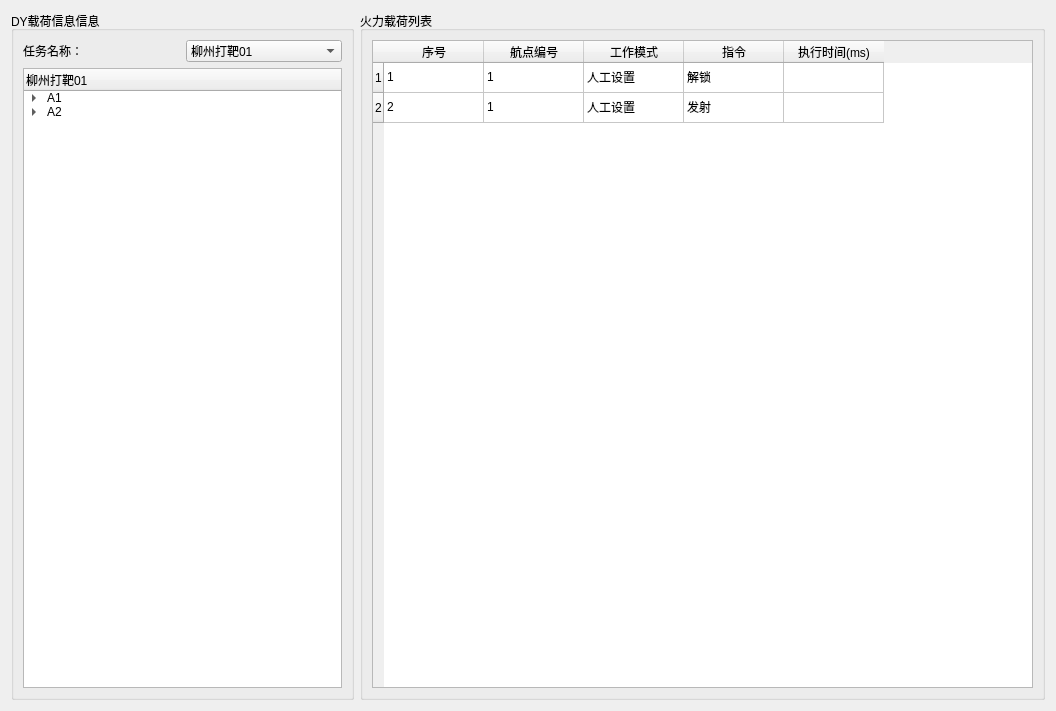
<?xml version="1.0" encoding="UTF-8"?>
<ui version="4.0">
 <class>CDlgFireManage</class>
 <widget class="QWidget" name="CDlgFireManage">
  <property name="geometry">
   <rect>
    <x>0</x>
    <y>0</y>
    <width>1056</width>
    <height>711</height>
   </rect>
  </property>
  <property name="windowTitle">
   <string>Form</string>
  </property>
  <layout class="QHBoxLayout" name="horizontalLayout_3" stretch="1,2">
   <item>
    <widget class="QGroupBox" name="groupBox">
     <property name="title">
      <string>DY载荷信息信息</string>
     </property>
     <layout class="QVBoxLayout" name="verticalLayout">
      <item>
       <layout class="QHBoxLayout" name="horizontalLayout">
        <item>
         <widget class="QLabel" name="label">
          <property name="text">
           <string>任务名称：</string>
          </property>
         </widget>
        </item>
        <item>
         <widget class="QComboBox" name="comboBox">
          <item>
           <property name="text">
            <string>柳州打靶01</string>
           </property>
          </item>
         </widget>
        </item>
       </layout>
      </item>
      <item>
       <widget class="QTreeWidget" name="treeWidget">
        <column>
         <property name="text">
          <string>柳州打靶01</string>
         </property>
        </column>
        <item>
         <property name="text">
          <string>A1</string>
         </property>
         <item>
          <property name="text">
           <string>火箭弹01</string>
          </property>
         </item>
         <item>
          <property name="text">
           <string>火箭弹02</string>
          </property>
         </item>
        </item>
        <item>
         <property name="text">
          <string>A2</string>
         </property>
         <item>
          <property name="text">
           <string>激光弹01</string>
          </property>
         </item>
        </item>
       </widget>
      </item>
     </layout>
    </widget>
   </item>
   <item>
    <widget class="QGroupBox" name="groupBox_2">
     <property name="title">
      <string>火力载荷列表</string>
     </property>
     <layout class="QHBoxLayout" name="horizontalLayout_2">
      <item>
       <widget class="QTableWidget" name="tableWidget">
        <row>
         <property name="text">
          <string>1</string>
         </property>
        </row>
        <row>
         <property name="text">
          <string>2</string>
         </property>
        </row>
        <column>
         <property name="text">
          <string>序号</string>
         </property>
        </column>
        <column>
         <property name="text">
          <string>航点编号</string>
         </property>
        </column>
        <column>
         <property name="text">
          <string>工作模式</string>
         </property>
        </column>
        <column>
         <property name="text">
          <string>指令</string>
         </property>
        </column>
        <column>
         <property name="text">
          <string>执行时间(ms)</string>
         </property>
        </column>
        <item row="0" column="0">
         <property name="text">
          <string>1</string>
         </property>
        </item>
        <item row="0" column="1">
         <property name="text">
          <string>1</string>
         </property>
        </item>
        <item row="0" column="2">
         <property name="text">
          <string>人工设置</string>
         </property>
        </item>
        <item row="0" column="3">
         <property name="text">
          <string>解锁</string>
         </property>
        </item>
        <item row="1" column="0">
         <property name="text">
          <string>2</string>
         </property>
        </item>
        <item row="1" column="1">
         <property name="text">
          <string>1</string>
         </property>
        </item>
        <item row="1" column="2">
         <property name="text">
          <string>人工设置</string>
         </property>
        </item>
        <item row="1" column="3">
         <property name="text">
          <string>发射</string>
         </property>
        </item>
       </widget>
      </item>
     </layout>
    </widget>
   </item>
  </layout>
 </widget>
 <resources/>
 <connections/>
</ui>
